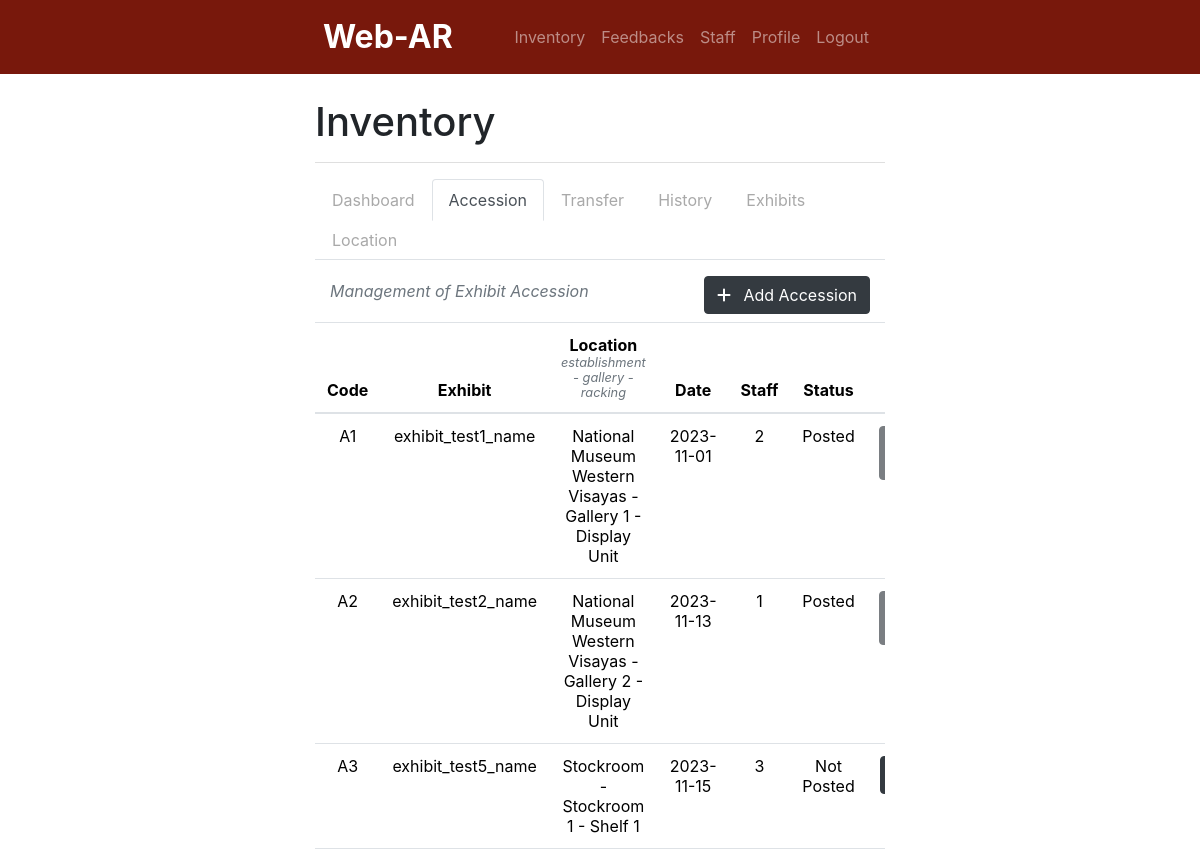
/inventory/accession.php (signed in), run on the app's committed database.
### tables this page shows
CREATE TABLE `accession` (
  `ID` int(11) NOT NULL,
  `accessionCode` varchar(255) NOT NULL,
  `establishmentCode` varchar(255) NOT NULL,
  `galleryCode` varchar(255) NOT NULL,
  `rackingCode` varchar(255) NOT NULL,
  `exhibitID` int(11) NOT NULL,
  `accessionDate` date NOT NULL,
  `staffID` int(11) NOT NULL,
  `posted` tinyint(1) NOT NULL DEFAULT 0 COMMENT '0 - Not Posted; 1 - Posted',
  `timestamp` timestamp NOT NULL DEFAULT current_timestamp() ON UPDATE current_timestamp()
);

CREATE TABLE `exhibits` (
  `exhibitID` int(11) NOT NULL,
  `exhibitCode` varchar(255) NOT NULL,
  `exhibitName` varchar(255) NOT NULL,
  `exhibitInformation` longtext NOT NULL,
  `exhibitModel` longtext NOT NULL,
  `exhibitMarker` longblob NOT NULL,
  `isActive` tinyint(1) NOT NULL DEFAULT 1 COMMENT '1 - active'
);

CREATE TABLE `establishment` (
  `ID` int(11) NOT NULL,
  `establishmentCode` varchar(255) NOT NULL,
  `establishmentName` text NOT NULL,
  `isActive` tinyint(1) NOT NULL DEFAULT 1 COMMENT '1 - active; 0 - inactive'
);

CREATE TABLE `gallery` (
  `ID` int(11) NOT NULL,
  `galleryCode` varchar(255) NOT NULL,
  `galleryName` text NOT NULL,
  `establishmentCode` varchar(255) NOT NULL,
  `isActive` tinyint(1) NOT NULL DEFAULT 1 COMMENT '1 - active; 0 - inactive'
);

CREATE TABLE `racking` (
  `ID` int(11) NOT NULL,
  `rackingCode` varchar(255) NOT NULL,
  `rackingName` text NOT NULL,
  `galleryCode` varchar(255) NOT NULL,
  `isActive` tinyint(1) DEFAULT 1 COMMENT '1 - active; 0 - inactive1 - active; 0 - inactive'
);

### inventory/accession.php (the view, shortened to what this page needs)
<?php
    include '../header.php';
    include 'navbar.php';
    include '../db_connect.php';
    include 'i_nav.php';
?>
<div class="container w-50">
    <div class="container d-flex justify-content-between align-items-center text-muted fst-italic">
        <p class="text-muted fst-italic">Management of Exhibit Accession</p>
        <button class="btn btn-dark mb-2" data-bs-toggle="modal" data-bs-target="#addAccessionModal" role="button">
            <i class="fa-solid fa-plus"></i>
            <span class="ms-2">Add Accession</span>
        </button>
    </div>
    <div class="table-responsive">
        <table class="table table-hover">
            <thead class="text-center">
                <tr>
                    <th scope="col">Code</th>
                    <th scope="col">Exhibit</th>
                    <th scope="col">Location<small class="d-block text-muted fst-italic">establishment - gallery - racking</small></th>
                    <th scope="col">Date</th>
                    <th scope="col">Staff</th>
                    <th scope="col">Status</th>
                    <th scope="col">Action</th>
                </tr>
            </thead>
            <tbody>
                <?php
                    $q = "SELECT accession.*, establishment.establishmentName, gallery.galleryName, racking.rackingName, exhibits.exhibitName
                    FROM accession
                    LEFT JOIN establishment ON accession.establishmentCode = establishment.establishmentCode
                    LEFT JOIN gallery ON accession.galleryCode = gallery.galleryCode
                    LEFT JOIN racking ON accession.rackingCode = racking.rackingCode
                    LEFT JOIN exhibits ON accession.exhibitID = exhibits.exhibitID";
                    $r = mysqli_query($conn, $q);
                    while ($row = mysqli_fetch_assoc($r)) {
                        $accessionCode        = $row['accessionCode'];
                        $establishmentName    = $row['establishmentName'];
                        $galleryName          = $row['galleryName'];
                        $rackingName          = $row['rackingName'];
                        $exhibitName          = $row['exhibitName'];
                        $staffID              = $row['staffID'];
                        $accessionDate        = $row['accessionDate'];
                        $posted               = $row['posted'];
                        $postStatus = ($posted == 1) ? "Posted" : "Not Posted";
                        ?>
                    <tr>
                        <td class="text-center"><?php echo $accessionCode; ?></td>
                        <td class="text-center"><?php echo $exhibitName; ?></td>
                        <td class="text-center"><?php echo $establishmentName . ' - ' . $galleryName . ' - ' . $rackingName; ?></td>
                        <td class="text-center"><?php echo $accessionDate; ?></td>
                        <td class="text-center"><?php echo $staffID; ?></td>
                        <td class="text-center"><?php echo $postStatus; ?></td>
                        <td>
                            <div class="text-center">
                                <?php if ($postStatus == "Not Posted") { ?>
                                    <button type="button" class="btn btn-dark mb-2" data-bs-toggle="modal" data-bs-target="#postConfirmationModal<?php echo $accessionCode; ?>">
                                    </button>
                                <?php } else { ?>
                                    <button type="button" class="btn btn-dark mb-2" disabled>
                                    </button>
                                <?php } ?>
                            </div>
                        </td>
                    </tr>
                <?php
                    }
                ?>
            </tbody>
        </table>
    </div>
</div>

### header.php (shortened to what this page needs)
<head>
    <link href="https://cdn.jsdelivr.net/npm/bootstrap@5.3.1/dist/css/bootstrap.min.css" rel="stylesheet">
    <link rel="stylesheet" href="https://stackpath.bootstrapcdn.com/bootstrap/4.5.2/css/bootstrap.min.css">
    <link rel="stylesheet" href="https://cdnjs.cloudflare.com/ajax/libs/font-awesome/6.0.0-beta3/css/all.min.css">
</head>

### inventory/navbar.php (shortened to what this page needs)
<nav class="navbar navbar-expand-lg navbar-dark">
    <div class="container-fluid w-50 d-flex justify-content-between align-items-center">
        <a class="navbar-brand" href="index.php">Web-AR</a>
        <?php if (isset($_SESSION['user_authenticated'])): ?>
            <div class="collapse navbar-collapse" id="navbarNav">
                <ul class="navbar-nav ms-auto text-end">
                    <?php if ($_SESSION['user_role'] == 'Admin'): ?>
                        <li class="nav-item">
                            <a class="nav-link" href="dashboard.php">Inventory</a>
                        </li>
                        <li class="nav-item">
                            <a class="nav-link" href="feedback.php">Feedbacks</a>
                        </li>
                        <li class="nav-item">
                            <a class="nav-link" href="staff.php">Staff</a>
                        </li>
                        <li class="nav-item">
                            <a class="nav-link" href="profile.php">Profile</a>
                        </li>
                    <?php endif; ?>
                    <li class="nav-item">
                        <a class="nav-link" href="logout.php">Logout</a>
                    </li>
                </ul>
            </div>
        <?php endif; ?>
    </div>
</nav>

### inventory/i_nav.php (shortened to what this page needs)
<div class="container w-50 my-3">
    <h1 class="text-start mt-4">Inventory</h1>
    <hr style="height:1px;border-width:0;color:gray;background-color:gray">
    <ul class="nav nav-tabs">
        <li class="nav-item">
            <a class="nav-link <?php echo (basename($_SERVER['PHP_SELF']) == 'dashboard.php') ? 'active' : 'inactive'; ?>" href="dashboard.php">Dashboard</a>
        </li>
        <li class="nav-item">
            <a class="nav-link <?php echo (basename($_SERVER['PHP_SELF']) == 'accession.php') ? 'active' : 'inactive'; ?>" href="accession.php">Accession</a>
        </li>
        <li class="nav-item">
            <a class="nav-link <?php echo (basename($_SERVER['PHP_SELF']) == 'transfer.php') ? 'active' : 'inactive'; ?>" href="transfer.php">Transfer</a>
        </li>
        <li class="nav-item">
            <a class="nav-link <?php echo (basename($_SERVER['PHP_SELF']) == 'history.php') ? 'active' : 'inactive'; ?>" href="history.php">History</a>
        </li>
        <li class="nav-item">
            <a class="nav-link <?php echo (basename($_SERVER['PHP_SELF']) == 'exhibits.php') ? 'active' : 'inactive'; ?>" href="exhibits.php">Exhibits</a>
        </li>
        <li class="nav-item">
            <a class="nav-link <?php echo (basename($_SERVER['PHP_SELF']) == 'racking.php') ? 'active' : 'inactive'; ?>" href="racking.php">Location</a>
        </li>
    </ul>
</div>

### inventory/navbar.php (style rules this page uses)
.navbar-brand { font-size: 2rem; font-weight: bold; }
.navbar { background-color: #78180c; }

### inventory/i_nav.php (style rules this page uses)
.nav-link.inactive { color: darkgray; }

### data on the page
accession: accessionCode "A1", exhibitID.exhibitName "exhibit_test1_name", establishmentCode.establishmentName "National Museum Western Visayas", galleryCode.galleryName "Gallery 1", rackingCode.rackingName "Display Unit", accessionDate "2023-11-01", staffID "2", posted "Posted"
accession: accessionCode "A2", exhibitID.exhibitName "exhibit_test2_name", establishmentCode.establishmentName "National Museum Western Visayas", galleryCode.galleryName "Gallery 2", rackingCode.rackingName "Display Unit", accessionDate "2023-11-13", staffID "1", posted "Posted"
accession: accessionCode "A3", exhibitID.exhibitName "exhibit_test5_name", establishmentCode.establishmentName "Stockroom", galleryCode.galleryName "Stockroom 1", rackingCode.rackingName "Shelf 1", accessionDate "2023-11-15", staffID "3", posted "Not Posted"
